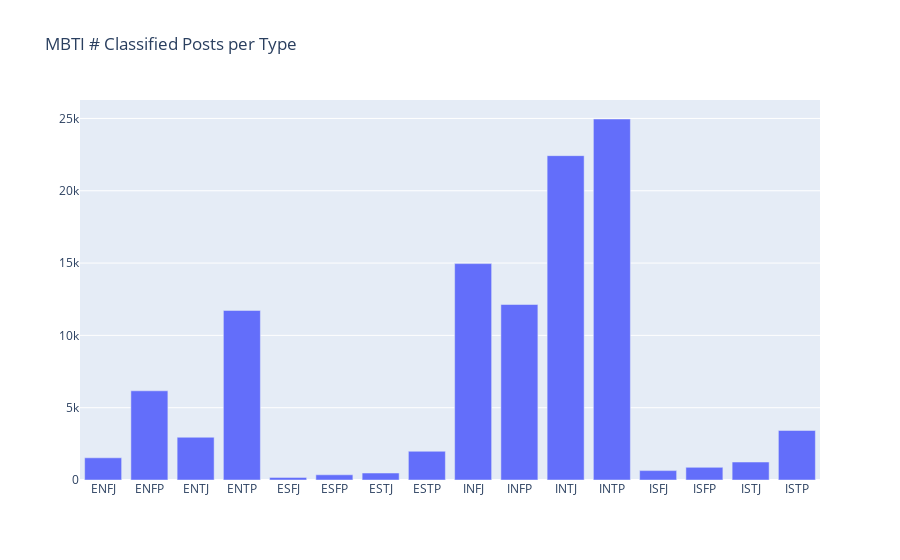

The cell this chart's notebook holds for it:
### Code cell
df_bar_chart = MBTI.groupby('type').count()
trace1 = go.Bar(x=df_bar_chart.index, y=df_bar_chart['posts'])
data = [trace1]
layout = go.Layout(title='MBTI # Classified Posts per Type')
fig = go.Figure(data=data, layout=layout)
fig.show()

### Figure 1 — Plotly figure (JSON) as saved in the notebook; plotly's stock layout.template omitted (floating-point values rounded to 4 significant figures)
{"data": [{"type": "bar", "x": ["ENFJ", "ENFP", "ENTJ", "ENTP", "ESFJ", "ESFP", "ESTJ", "ESTP", "INFJ", "INFP", "INTJ", "INTP", "ISFJ", "ISFP", "ISTJ", "ISTP"], "y": [1534, 6167, 2955, 11725, 181, 360, 482, 1986, 14963, 12134, 22427, 24961, 650, 875, 1243, 3424]}], "layout": {"title": {"text": "MBTI # Classified Posts per Type"}}}
